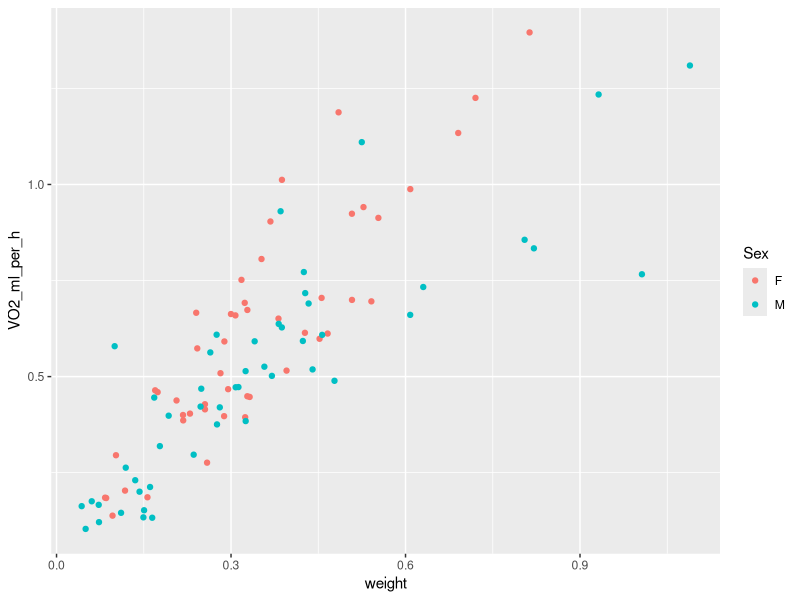

Generate this figure with R:
## ---- chunk 1
library(tidyverse)

library(skimr)

data <- read.csv("raw_data/data.csv")
skim(data)

## ---- chunk 2
ggplot(data, aes(x = weight, y = VO2_ml_per_h, color = Sex)) +
  geom_point()
  
